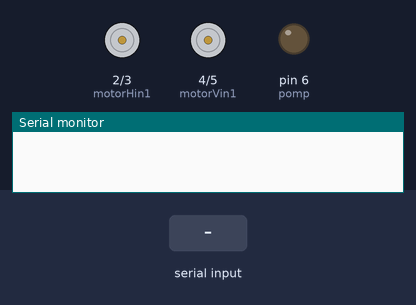
A sketch run on a simulated Arduino Uno, built with avr-gcc and run on an emulated ATmega328P. Parts: motor-driver pin pairs drawn as motors (green arrow = first pin HIGH = forward, orange = second pin HIGH = backward, longer = more drive), output pins drawn as LEDs (lit = HIGH), the last lines printed to the serial monitor. The inputs (shaded band) are chosen by the test bench.

Above: at 1.2 s.
1.3 s: "5\n" received over Serial
At 3.2 s:
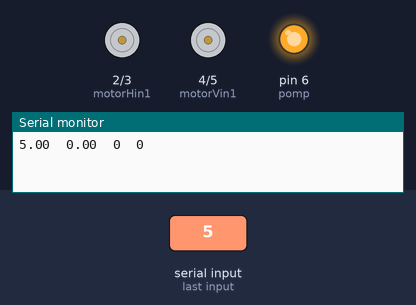
3.8 s: "w" received over Serial
At 6.0 s:
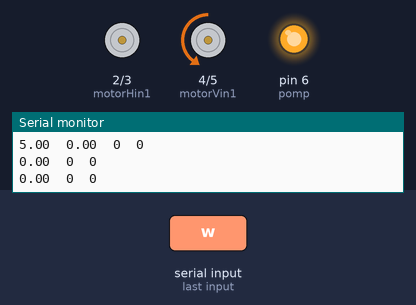
6.3 s: "a" received over Serial
At 8.1 s:
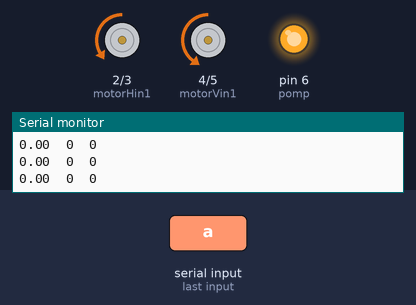
8.8 s: "s" received over Serial
At 11.2 s:
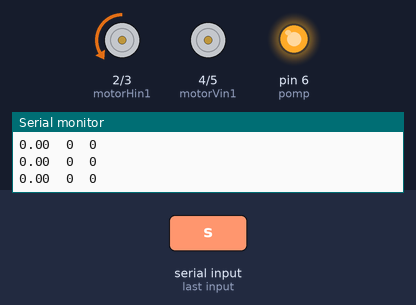
Timing chart, 0 to 12.3 s (numbered marks = the images above; inputs shaded):
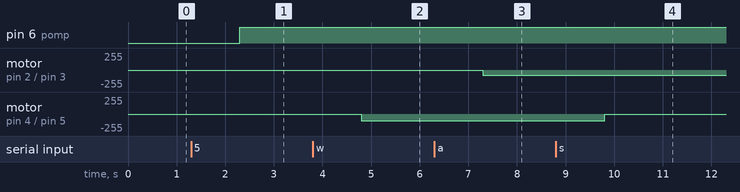

Measured:
- after the input at 1.3 s, pin 6 (pomp): LOW → HIGH after 1.0 s
- after the input at 3.8 s, motor on pin 4 (motorVin1) / pin 5 (motorVin2): stopped → backward 100/255 after 1.0 s
- after the input at 6.3 s, motor on pin 2 (motorHin1) / pin 3 (motorHin2): stopped → backward 75/255 after 1.0 s
- after the input at 8.8 s, motor on pin 4 (motorVin1) / pin 5 (motorVin2): backward 100/255 → stopped after 1.0 s

The sketch:

arduino_nieuwste_code_PROBEERSEL_2.ino
```cpp
int motorHin1 = 2; // pins horizontale motor
int motorHin2 = 3;

int motorVin1 = 4; // pins verticale motor
int motorVin2 = 5;

int pomp = 6; // pin pomp

String msg = ""; // initialisatie van mogelijke inkomende serial input

float relatieveSnelheidH = 75; // wordt verzonden naar de driver die de snelheid van de horizontale motor controlleert
int branden = 0; // tel bijhouden van aantal gebluste branden
float maxSnelheidV = 150; //zelf te bepalen na testen [in rpm]
float relatieveSnelheidV = 100; // wordt verzonden naar de driver die de snelheid van de verticale motor controlleert
float msPerGraadV = (1000*255)/(maxSnelheidV*6*relatieveSnelheidV); //tijd die de verticale motor nodig heeft om zich te richten per graad

byte sensorInterrupt = 9;  // 0 = digital pin 2
byte sensorPin       = 9;

float calibrationFactor = 4.5; //calibratieconstante va de waterflowsensor

volatile byte pulseCount; // initialisatie van de variabele voor pulsentelling van de waterflowsensor

float flowRate;
unsigned int flowMilliLitres;
unsigned long totalMilliLitres;

unsigned long oldTime;
float hoekV;


void setup() {
  Serial.begin(9600);

  pinMode(motorHin1, OUTPUT);
  pinMode(motorHin2, OUTPUT);

  pinMode(motorVin1, OUTPUT);
  pinMode(motorVin2, OUTPUT);

  pinMode(pomp, OUTPUT);

  pinMode(sensorPin, INPUT);
  digitalWrite(sensorPin, HIGH);

  pulseCount        = 0;
  flowRate          = 0.0;
  flowMilliLitres   = 0;
  totalMilliLitres  = 0;
  oldTime           = 0;

  attachInterrupt(sensorInterrupt, pulseCounter, FALLING);
}


void pulseCounter()
{
  pulseCount++;
}


void loop(){
  String msg = Serial.readString();
  if(msg == "start"){
    digitalWrite(motorHin1, HIGH);
    digitalWrite(motorHin2, LOW);
    analogWrite(motorHin1, relatieveSnelheidH);
    msg = "";
  }
  if(msg == "w"){
    digitalWrite(motorVin1, LOW);
      digitalWrite(motorVin2, HIGH);
      analogWrite(motorVin2, relatieveSnelheidV);
      msg = "";
  }
  if(msg == "a"){
    digitalWrite(motorHin1, LOW);
      digitalWrite(motorHin2, HIGH);
      analogWrite(motorHin2, relatieveSnelheidH);
      msg = "";
  }
  if(msg == "s"){
    digitalWrite(motorVin1, HIGH);
      digitalWrite(motorVin2, LOW);
      analogWrite(motorVin1, relatieveSnelheidV);
      msg = "";
  }
  if(msg == "d"){
    digitalWrite(motorHin1, HIGH);
      digitalWrite(motorHin2, LOW);
      analogWrite(motorHin1, relatieveSnelheidH);
      msg = "";
  }
  if(msg == "p"){
    digitalWrite(pomp, HIGH);
      msg = "";
  }
  if(msg == "n"){
    digitalWrite(motorVin1, LOW);
      digitalWrite(motorVin2, HIGH);
      analogWrite(motorVin2, 0);
    digitalWrite(motorHin1, LOW);
      digitalWrite(motorHin2, LOW);
      analogWrite(motorHin1, 0);
      msg = "";
  }
  if(msg != "" and msg != "start" and msg != "w" and msg != "a" and msg != "s" and msg != "d" and msg != "p" and msg != "n"){
    branden++;
    digitalWrite(motorHin1, LOW);
    digitalWrite(motorHin2, LOW);
    analogWrite(motorHin1, 0);

    hoekV = msg.toFloat();
    Serial.print(hoekV);
    Serial.print("\t");

    digitalWrite(motorVin1, HIGH);
    digitalWrite(motorVin2, LOW);
    analogWrite(motorVin1,relatieveSnelheidV);

    delay(hoekV*msPerGraadV);

    digitalWrite(motorVin1, LOW);
    digitalWrite(motorVin2, LOW);
    analogWrite(motorVin1,0);

    digitalWrite(pomp, HIGH);

    msg = "";
  }
  if((millis() - oldTime) > 1000) {
    detachInterrupt(sensorInterrupt);
    flowRate = ((1000.0 / (millis() - oldTime)) * pulseCount) / calibrationFactor;
    oldTime = millis();
    flowMilliLitres = (flowRate / 60) * 1000;
    totalMilliLitres += flowMilliLitres;
    unsigned int frac;
    Serial.print(flowRate);
    Serial.print("\t");
    Serial.print(pulseCount);
    Serial.print("\t");
    Serial.println(totalMilliLitres);
    pulseCount = 0;
    attachInterrupt(sensorInterrupt, pulseCounter, FALLING);
  }
  if(totalMilliLitres > 10 and hoekV != 0){
    digitalWrite(pomp, LOW);
    totalMilliLitres = 0;

    digitalWrite(motorVin1, LOW);
    digitalWrite(motorVin2, HIGH);
    analogWrite(motorVin2,relatieveSnelheidV);

    delay(hoekV*msPerGraadV);

    digitalWrite(motorVin1, LOW);
    digitalWrite(motorVin2, LOW);
    analogWrite(motorVin2,0);
    if(branden < 3){
      digitalWrite(motorHin1, HIGH);
      digitalWrite(motorHin2, LOW);
      analogWrite(motorHin1, relatieveSnelheidH);
    }
  }
}
```
